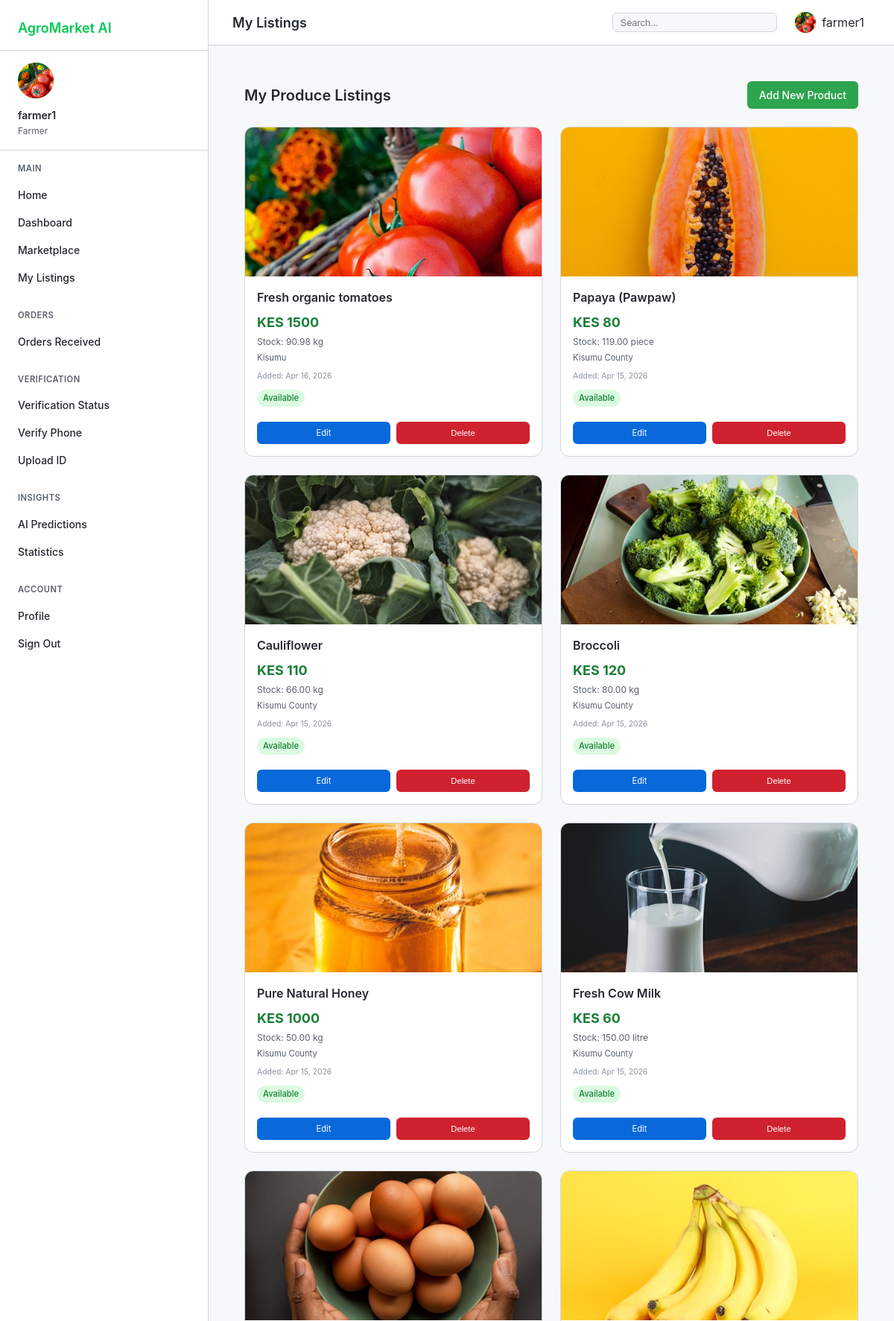
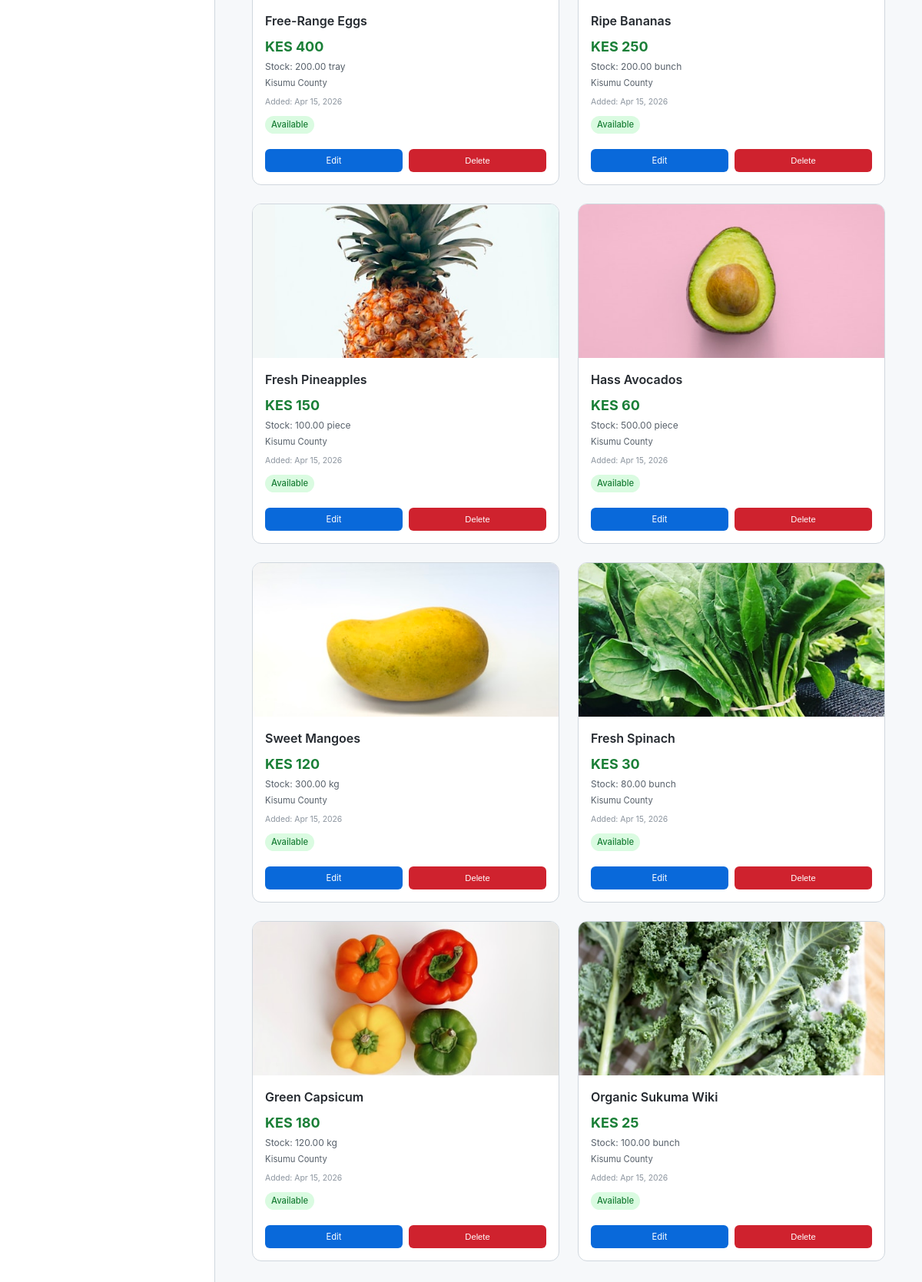
Page /accounts/listings/ (signed in) on the committed database (2 pictures, top to bottom).
### accounts/models.py (models this page shows, shortened)
class UserProfile(models.Model):
    ROLE_CHOICES = [
        ('farmer', 'Farmer'),
        ('buyer', 'Buyer'),
        ('admin', 'Administrator'),
    ]
    VERIFICATION_LEVELS = [
        ('unverified', 'Unverified'),
        ('email_verified', 'Email Verified'),
        ('phone_verified', 'Phone Verified'),
        ('id_verified', 'ID Verified'),
        ('fully_verified', 'Fully Verified')
    ]
    user = models.OneToOneField(User, on_delete=models.CASCADE, related_name='profile')
    role = models.CharField(max_length=10, choices=ROLE_CHOICES, default='buyer')
    phone_number = models.CharField(max_length=15, blank=True)
    location = models.CharField(max_length=100, blank=True)
    profile_picture = models.ImageField(upload_to='profiles/', null=True, blank=True)
    is_verified = models.BooleanField(default=False)
    verification_level = models.CharField(max_length=20, choices=VERIFICATION_LEVELS, default='unverified')
    phone_verified = models.BooleanField(default=False)
    id_verified = models.BooleanField(default=False)
    is_verified_farmer = models.BooleanField(default=False)
    verified_at = models.DateTimeField(null=True, blank=True)
    created_at = models.DateTimeField(auto_now_add=True)
    updated_at = models.DateTimeField(auto_now=True)
    class Meta:
        verbose_name_plural = 'User Profiles'

### marketplace/models.py (models this page shows, shortened)
class Produce(models.Model):
    UNIT_CHOICES = [
        ('kg', 'Kilogram'),
        ('g', 'Gram'),
        ('piece', 'Piece'),
        ('bunch', 'Bunch'),
        ('sack', 'Sack'),
        ('tray', 'Tray'),
        ('litre', 'Litre'),
    ]
    STATUS_CHOICES = [
        ('available', 'Available'),
        ('sold_out', 'Sold Out'),
        ('low_stock', 'Low Stock'),
        ('discontinued', 'Discontinued'),
    ]
    farmer = models.ForeignKey(User, on_delete=models.CASCADE, related_name='produce_list')
    category = models.ForeignKey(Category, on_delete=models.SET_NULL, null=True)
    name = models.CharField(max_length=100)
    description = models.TextField()
    quantity = models.DecimalField(max_digits=10, decimal_places=2)
    unit = models.CharField(max_length=10, choices=UNIT_CHOICES, default='kg')
    price = models.DecimalField(max_digits=10, decimal_places=2)
    location = models.CharField(max_length=200)
    image = models.ImageField(upload_to='produce/', null=True, blank=True)
    video_url = models.URLField(max_length=500, blank=True, null=True)
    status = models.CharField(max_length=20, choices=STATUS_CHOICES, default='available')
    is_deleted = models.BooleanField(default=False)
    created_at = models.DateTimeField(auto_now_add=True)
    updated_at = models.DateTimeField(auto_now=True)

### accounts/views.py (the view)
# urls.py: path('listings/', views.my_listings, name='my_listings'),
@login_required
def my_listings(request):
    if request.user.profile.role != 'farmer':
        messages.error(request, 'Only farmers can access listings.')
        return redirect('dashboard')
    produce_list = Produce.objects.filter(farmer=request.user, is_deleted=False).order_by('-created_at')
    return render(request, 'accounts/my_listings.html', {'produce_list': produce_list})

### templates/accounts/my_listings.html (shortened to what this page needs)
{% extends 'dashboard_base.html' %}
{% block page_title %}My Listings{% endblock %}
{% block dashboard_content %}
<div class="listings-container">
    <div class="listings-header">
        <div class="listings-title">My Produce Listings</div>
        <a href="/marketplace/produce/add/" class="btn-add">Add New Product</a>
    </div>
    {% if produce_list %}
        <div class="listings-grid">
            {% for product in produce_list %}
            <div class="listing-card">
                <div class="listing-image">
                    {% if product.image %}
                        <img src="{{ product.image.url }}" alt="{{ product.name }}">
                    {% else %}
                        <div class="no-image"></div>
                    {% endif %}
                </div>
                <div class="listing-info">
                    <div class="listing-name">{{ product.name }}</div>
                    <div class="listing-price">KES {{ product.price|floatformat:0 }}</div>
                    <div class="listing-stock">Stock: {{ product.quantity }} {{ product.unit }}</div>
                    <div class="listing-location">{{ product.location }}</div>
                    <div class="listing-date">Added: {{ product.created_at|date:"M d, Y" }}</div>
                    {% if product.status == 'available' %}
                        <span class="status-badge status-available">Available</span>
                    {% elif product.status == 'low_stock' %}
                        <span class="status-badge status-low-stock">Low Stock</span>
                    {% else %}
                        <span class="status-badge status-sold-out">Sold Out</span>
                    {% endif %}
                    <div class="listing-actions">
                        <a href="/marketplace/produce/{{ product.id }}/edit/" class="btn-edit">Edit</a>
                        <button onclick="deleteProduct({{ product.id }})" class="btn-delete">Delete</button>
                    </div>
                </div>
            </div>
            {% endfor %}
        </div>
    {% else %}
        <div class="empty-state">
            <div class="empty-state-title">No products listed yet</div>
            <div class="empty-state-message">Start selling by adding your first product to the marketplace.</div>
            <a href="/marketplace/produce/add/" class="btn-primary">Add Your First Product</a>
        </div>
    {% endif %}
</div>
{% endblock %}

### templates/dashboard_base.html (shortened to what this page needs)
<!DOCTYPE html>
<html lang="en">
<head>
    {% load static %}
</head>
<body>
    <div class="dashboard">
        <aside class="sidebar" id="sidebar">
            <div class="sidebar-header">
                <a href="/" class="sidebar-logo">AgroMarket AI</a>
            </div>
            <div class="sidebar-user">
                <div class="user-avatar">
                    {% if user.is_authenticated and user.profile.profile_picture %}
                        <img src="{{ user.profile.profile_picture.url }}" alt="{{ user.username }}">
                    {% elif user.is_authenticated %}
                        <span>{{ user.username|make_list|first|upper }}</span>
                    {% else %}
                        <span>G</span>
                    {% endif %}
                </div>
                <div class="user-name">
                    {% if user.is_authenticated %}
                        {{ user.get_full_name|default:user.username }}
                    {% else %}
                        Guest User
                    {% endif %}
                </div>
                <div class="user-role">
                    {% if user.is_authenticated %}
                        {{ user.profile.role|title }}
                    {% else %}
                        Not Logged In
                    {% endif %}
                </div>
            </div>
            <nav class="sidebar-nav">
                <div class="nav-section">
                    <div class="nav-section-title">MAIN</div>
                    <a href="/" class="nav-item">
                        <span class="nav-item-text">Home</span>
                    </a>
                    <a href="/accounts/" class="nav-item">
                        <span class="nav-item-text">Dashboard</span>
                    </a>
                    <a href="/marketplace/" class="nav-item">
                        <span class="nav-item-text">Marketplace</span>
                    </a>
                    {% if user.is_authenticated and user.profile.role == 'farmer' %}
                    <a href="/accounts/listings/" class="nav-item">
                        <span class="nav-item-text">My Listings</span>
                    </a>
                    {% endif %}
                </div>
                <div class="nav-section">
                    <div class="nav-section-title">ORDERS</div>
                    {% if user.is_authenticated and user.profile.role == 'farmer' %}
                    <a href="/accounts/received-orders/" class="nav-item">
                        <span class="nav-item-text">Orders Received</span>
                    </a>
                    {% endif %}
                </div>
                <div class="nav-section">
                    <div class="nav-section-title">VERIFICATION</div>
                    {% if user.is_authenticated %}
                    <a href="/accounts/verification-status/" class="nav-item">
                        <span class="nav-item-text">Verification Status</span>
                    </a>
                    <a href="/accounts/verify-phone/" class="nav-item">
                        <span class="nav-item-text">Verify Phone</span>
                    </a>
                    <a href="/accounts/upload-id/" class="nav-item">
                        <span class="nav-item-text">Upload ID</span>
                    </a>
                    {% endif %}
                </div>
                <div class="nav-section">
                    <div class="nav-section-title">INSIGHTS</div>
                    <a href="/ai/insights/" class="nav-item">
                        <span class="nav-item-text">AI Predictions</span>
                    </a>
                    {% if user.is_authenticated %}
                    <a href="/accounts/stats/" class="nav-item">
                        <span class="nav-item-text">Statistics</span>
                    </a>
                    {% endif %}
                </div>
                <div class="nav-section">
                    <div class="nav-section-title">ACCOUNT</div>
                    <a href="/accounts/profile/" class="nav-item">
                        <span class="nav-item-text">Profile</span>
                    </a>
                    {% if user.is_authenticated %}
                    <a href="/accounts/logout/" class="nav-item">
                        <span class="nav-item-text">Sign Out</span>
                    </a>
                    {% endif %}
                </div>
            </nav>
        </aside>
        <main class="main-content">
            <div class="top-bar">
                <div style="display: flex; align-items: center; gap: 1rem;">
                    <h1 class="page-title">{% block page_title %}Dashboard{% endblock %}</h1>
                </div>
                <div class="top-bar-right">
                    <div class="search-box">
                        <input type="text" placeholder="Search..." id="globalSearch">
                    </div>
                    {% if user.is_authenticated %}
                    <div class="user-menu" onclick="window.location.href='/accounts/profile/'">
                        <div class="user-menu-avatar">
                            {% if user.profile.profile_picture %}
                                <img src="{{ user.profile.profile_picture.url }}" alt="{{ user.username }}">
                            {% else %}
                                <span>{{ user.username|make_list|first|upper }}</span>
                            {% endif %}
                        </div>
                        <span>{{ user.username }}</span>
                    </div>
                    {% endif %}
                </div>
            </div>
            <div class="content-area">
                {% block dashboard_content %}{% endblock %}
            </div>
        </main>
    </div>
</body>
</html>

### templates/dashboard_base.html (style rules this page uses)
* { margin: 0; padding: 0; box-sizing: border-box; }
:root { --primary: #00c853; --primary-dark: #009624; --primary-light: #5efc82; --gold: #ffd700; --text-dark: #24292f; --text-muted: #57606a; --border: #d0d7de; --bg-light: #f6f8fa; --sidebar-bg: #ffffff; --sidebar-text: #24292f; --sidebar-hover: #f3f4f6; --sidebar-active: #00c853; --card-shadow: 0 1px 3px rgba(0,0,0,0.05); --header-bg: #ffffff; }
body { font-family: -apple-system, BlinkMacSystemFont, 'Segoe UI', 'Noto Sans', Helvetica, Arial, sans-serif; background-color: var(--bg-light); color: var(--text-dark); line-height: 1.5; }
.dashboard { display: flex; min-height: 100vh; }
.sidebar { width: 280px; background-color: var(--sidebar-bg); border-right: 1px solid var(--border); position: fixed; left: 0; top: 0; bottom: 0; display: flex; flex-direction: column; z-index: 100; }
.sidebar-header { padding: 1.5rem 1.5rem 1rem; border-bottom: 1px solid var(--border); flex-shrink: 0; }
.sidebar-logo { font-size: 1.125rem; font-weight: 600; color: var(--primary); text-decoration: none; display: block; }
.sidebar-user { padding: 1rem 1.5rem; border-bottom: 1px solid var(--border); flex-shrink: 0; }
.user-avatar { width: 48px; height: 48px; background: linear-gradient(135deg, var(--primary) 0%, var(--primary-dark) 100%); border-radius: 50%; display: flex; align-items: center; justify-content: center; margin-bottom: 0.75rem; overflow: hidden; }
.user-avatar img { width: 100%; height: 100%; object-fit: cover; }
.user-name { font-weight: 600; font-size: 0.875rem; margin-bottom: 0.125rem; color: var(--text-dark); }
.user-role { font-size: 0.75rem; color: var(--text-muted); }
.sidebar-nav { flex: 1; overflow-y: auto; padding: 0.5rem 0 1rem; }
.nav-section { margin-bottom: 1rem; }
.nav-section-title { padding: 0.5rem 1.5rem; font-size: 0.7rem; font-weight: 600; text-transform: uppercase; letter-spacing: 0.5px; color: var(--text-muted); }
.nav-item { display: flex; align-items: center; justify-content: space-between; padding: 0.5rem 1.5rem; color: var(--sidebar-text); text-decoration: none; transition: all 0.2s; font-size: 0.875rem; font-weight: 500; }
.nav-item-text { display: flex; align-items: center; gap: 0.75rem; }
.main-content { flex: 1; margin-left: 280px; min-height: 100vh; }
.top-bar { background-color: var(--header-bg); border-bottom: 1px solid var(--border); padding: 0.75rem 2rem; display: flex; justify-content: space-between; align-items: center; position: sticky; top: 0; z-index: 99; background-color: rgba(255,255,255,0.95); backdrop-filter: blur(8px); }
.page-title { font-size: 1.125rem; font-weight: 600; }
.top-bar-right { display: flex; align-items: center; gap: 1rem; }
.search-box { display: flex; align-items: center; background-color: var(--bg-light); border: 1px solid var(--border); border-radius: 6px; padding: 0.3rem 0.6rem; }
.search-box input { border: none; background: none; outline: none; width: 200px; font-size: 0.8rem; }
.user-menu { display: flex; align-items: center; gap: 0.5rem; cursor: pointer; padding: 0.25rem 0.5rem; border-radius: 6px; transition: background 0.2s; }
.user-menu-avatar { width: 28px; height: 28px; background: linear-gradient(135deg, var(--primary) 0%, var(--primary-dark) 100%); border-radius: 50%; display: flex; align-items: center; justify-content: center; overflow: hidden; }
.user-menu-avatar img { width: 100%; height: 100%; object-fit: cover; }
.content-area { padding: 2rem; max-width: 1280px; margin: 0 auto; }

### rows in the picture
Produce: image (picture), name "Fresh organic tomatoes", price "1500", quantity "90.98", unit "kg", location "Kisumu", created_at "Apr 16, 2026", status "Available"
Produce: image (picture), name "Papaya (Pawpaw)", price "80", quantity "119.00", unit "piece", location "Kisumu County", created_at "Apr 15, 2026", status "Available"
Produce: image (picture), name "Cauliflower", price "110", quantity "66.00", unit "kg", location "Kisumu County", created_at "Apr 15, 2026", status "Available"
Produce: image (picture), name "Broccoli", price "120", quantity "80.00", unit "kg", location "Kisumu County", created_at "Apr 15, 2026", status "Available"
Produce: image (picture), name "Pure Natural Honey", price "1000", quantity "50.00", unit "kg", location "Kisumu County", created_at "Apr 15, 2026", status "Available"
Produce: image (picture), name "Fresh Cow Milk", price "60", quantity "150.00", unit "litre", location "Kisumu County", created_at "Apr 15, 2026", status "Available"
Produce: image (picture), name "Free-Range Eggs", price "400", quantity "200.00", unit "tray", location "Kisumu County", created_at "Apr 15, 2026", status "Available"
Produce: image (picture), name "Ripe Bananas", price "250", quantity "200.00", unit "bunch", location "Kisumu County", created_at "Apr 15, 2026", status "Available"
Produce: image (picture), name "Fresh Pineapples", price "150", quantity "100.00", unit "piece", location "Kisumu County", created_at "Apr 15, 2026", status "Available"
Produce: image (picture), name "Hass Avocados", price "60", quantity "500.00", unit "piece", location "Kisumu County", created_at "Apr 15, 2026", status "Available"
Produce: image (picture), name "Sweet Mangoes", price "120", quantity "300.00", unit "kg", location "Kisumu County", created_at "Apr 15, 2026", status "Available"
Produce: image (picture), name "Fresh Spinach", price "30", quantity "80.00", unit "bunch", location "Kisumu County", created_at "Apr 15, 2026", status "Available"
Produce: image (picture), name "Green Capsicum", price "180", quantity "120.00", unit "kg", location "Kisumu County", created_at "Apr 15, 2026", status "Available"
Produce: image (picture), name "Organic Sukuma Wiki", price "25", quantity "100.00", unit "bunch", location "Kisumu County", created_at "Apr 15, 2026", status "Available"

### other values in the picture
{{ user.get_full_name|default:user.username }} "farmer1"
{{ user.profile.role|title }} "Farmer"
{{ user.username }} "farmer1"
